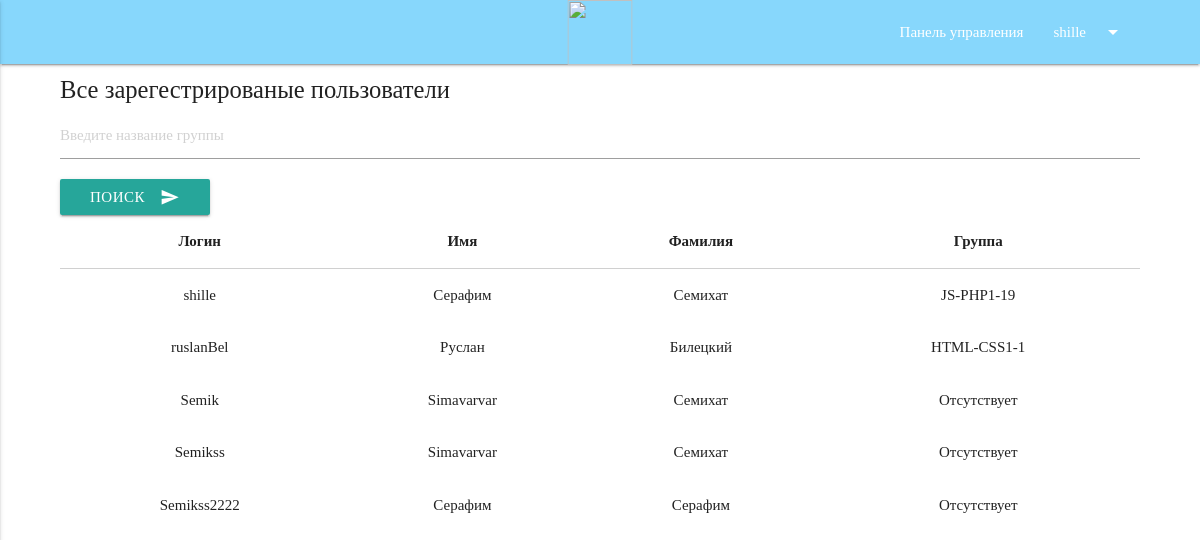
Screenshot of /resources/views/account/admin-groups.php (signed in) with the database file from the repository.
### tables this page shows
CREATE TABLE `users` (
  `id` int(11) NOT NULL,
  `login` varchar(255) NOT NULL,
  `password` varchar(255) NOT NULL,
  `name` varchar(255) DEFAULT NULL,
  `surname` varchar(255) NOT NULL,
  `birth_date` varchar(255) NOT NULL,
  `email` varchar(255) NOT NULL,
  `tel` varchar(255) NOT NULL,
  `registration_date` date NOT NULL,
  `group_id` varchar(255) NOT NULL DEFAULT 'Отсутствует',
  `role_id` int(11) NOT NULL
);

### app/Connection.php (called while the page is built, shortened)
<?php
class Connection {
    private $connection;
    private $host = 'localhost';
    private $user = 'root';
    private $pass = '';
    private $db = 'test_kit';
    public function __construct() {
        $this->connection = new mysqli($this->host, $this->user, $this->pass, $this->db);
    }
    public function query($sql) {
        return $this->connection->query($sql);
    }
}

### app/UserObject.php (called while the page is built, shortened)
<?php
class UserObject extends User{
    private $table = '`users`';
    public function dateUser($id,$user_row) {
        $selectDateUSer = parent::query("SELECT * FROM " . $this->table . " WHERE id = '$id'");
        while ($row = $selectDateUSer->fetch_row()) {
            return $row[$user_row];
        }
    }
}

### app/User.php (called while the page is built, shortened)
<?php
class User extends AbstractModel{
    private $table = '`users`';
    public function AllTable(){
        return parent::query("SELECT * FROM " . $this->table);
    }
}

### resources/views/account/admin-groups.php (the view, shortened to what this page needs)
<?php
$user = new UserObject();
$id = $_SESSION['user'][0];
?>
<?php if($user->dateUser($id,10) == 3):?>
    <?php require "../layouts/adminnav.php"; ?>
<div class="container">
    <div id="test1" class="col s12">
        <h5>Все зарегестрированые пользователи</h5>
        <table class="highlight">
            <form action="admin-groups.php" method="post">
                <input name="search" placeholder="Введите название группы" type="text" required>
                <button class="btn waves-effect waves-light" type="submit" name="action">Поиск
                    <i class="material-icons right">send</i>
                </button>
            </form>
            <thead>
            <tr>
                <th>Логин</th>
                <th>Имя</th>
                <th>Фамилия</th>
                <th>Группа</th>
            </tr>
            </thead>
            <tbody>
            <?php
            $users = $user->AllTable();
            while ($user = $users->fetch_row()) {
                ?>
                <tr>
                    <td><?php  echo $user[1]; ?></td>
                    <td><?php  echo $user[3]; ?></td>
                    <td><?php  echo $user[4]; ?></td>
                    <td><?php  echo $user[9]; ?></td>
                </tr>
            <?php } ?>
            </tbody>
        </table>
    </div>
</div>
<?php endif; ?>

### public/css/style.css (style rules this page uses)
html { font-family: Calibri; }
td, th, tr { text-align: center; }

### rows the page displays
users: login "shille", name "Серафим", surname "Семихат", group "JS-PHP1-19"
users: login "ruslanBel", name "Руслан", surname "Билецкий", group "HTML-CSS1-1"
users: login "Semik", name "Simavarvar", surname "Семихат", group "Отсутствует"
users: login "Semikss", name "Simavarvar", surname "Семихат", group "Отсутствует"
users: login "Semikss2222", name "Серафим", surname "Серафим", group "Отсутствует"

### other values shown
$_SESSION['user'][1] "shille"
